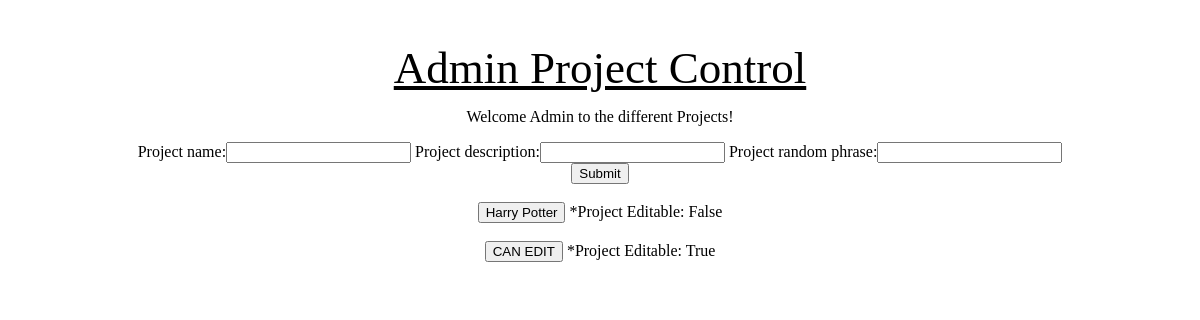
/quest/admin_project_page, run on an earlier commit of the app's database.
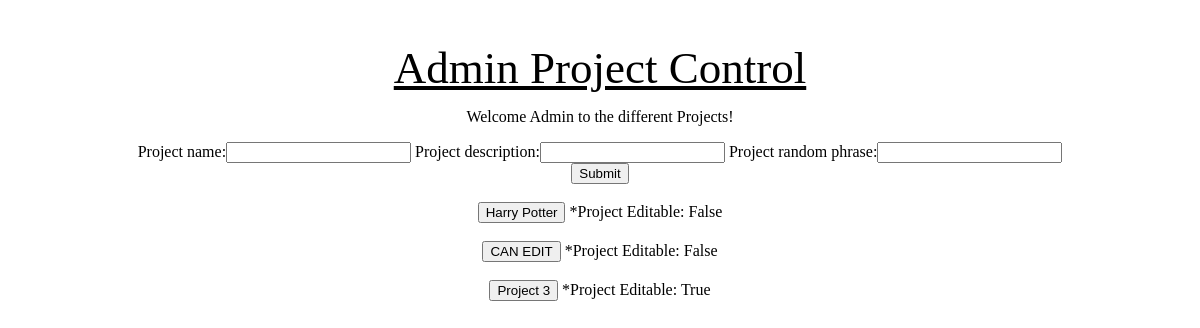
And on a later commit of the database.
### quest_extension/models.py (models this page shows)
class Project(models.Model):
    project_name = models.CharField(max_length=1000)
    project_description = models.CharField(max_length=1000)
    project_random_phrase = models.CharField(max_length = 255)
    project_editable = models.BooleanField()

### quest_extension/views.py (the view)
# urls.py: path('admin_project_page', views.admin_project_page),
def admin_project_page(request):
    if request.method == 'POST':
        project_form = ProjectForm(request.POST)
        if project_form.is_valid():
            temp = project_form.save(commit=False)
            temp.project_editable = True
            temp.save()
            project_id = temp.id
            return HttpResponseRedirect('/quest/admin_home_editable/' + str(project_id))
    else:
        project_form = ProjectForm()
        list_of_projects = Project.objects.all()
    context = {'project_form': project_form, 'list_of_projects': list_of_projects}
    return render(request, 'quest_extension/admin_project_page.html', context)

### quest_extension/forms.py
class ProjectForm(forms.ModelForm):
    class Meta:
        model = models.Project
        fields = ['project_name', 'project_description', 'project_random_phrase']

### quest_extension/templates/quest_extension/admin_project_page.html (shortened to what this page needs)
{% load static %}
<!DOCTYPE html>
<html lang="en">
    <head>
    <link rel="stylesheet" type="text/css" href="{% static 'quest_extension/admin_project_page_style.css' %}">
    </head>
    <body>
	<h1>Admin Project Control</h1>
	<p>Welcome Admin to the different Projects!</p>
    <div id= 'container'>
    <form method='POST' id="test">
    {{ project_form }}
    <br>
    <button type = "submit">Submit </button>
    </form>
    {% for project in list_of_projects %}
    <br>
    {% if project.project_editable %}
    <form method='GET' action='/quest/admin_home_editable/{{project.id}}'>
        <button type='submit'>{{project.project_name}}</button>
        *Project Editable: {{ project.project_editable }}
    </form>
    {% else %}
     <form method='GET' action='/quest/admin_home_view_only/{{project.id}}'>
        <button type='submit'>{{project.project_name}}</button>
        *Project Editable: {{ project.project_editable }}
    </form>
    {% endif %}
    {% endfor %}
    <br>
    <br>
    </body>
</html>

What changed in the data, as far as the page shows it:
changed Project "CAN EDIT": project_editable "True" → "False"
added Project: project_name "Project 3", project_editable "True"
